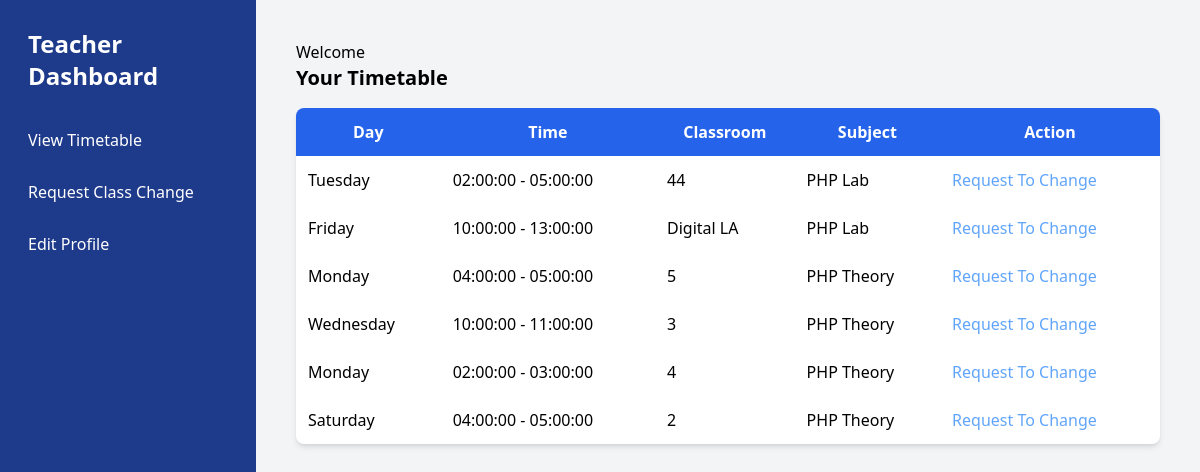
Page /src/views/teacher/dashboard.php (signed in) on the committed database.
### tables this page shows
CREATE TABLE `timetable` (
  `id` int(11) NOT NULL,
  `subject_id` int(11) NOT NULL,
  `teacher_id` int(11) NOT NULL,
  `classroom_id` int(11) NOT NULL,
  `day` enum('Monday','Tuesday','Wednesday','Thursday','Friday','Saturday') NOT NULL,
  `start_time` time NOT NULL,
  `end_time` time NOT NULL,
  `combination_id` int(11) NOT NULL
);

CREATE TABLE `classrooms` (
  `id` int(11) NOT NULL,
  `room_no` varchar(10) NOT NULL,
  `type` enum('theory','lab') NOT NULL
);

CREATE TABLE `subjects` (
  `id` int(11) NOT NULL,
  `name` varchar(100) NOT NULL,
  `min_classes_per_week` int(11) NOT NULL,
  `type` enum('theory','lab') NOT NULL,
  `combination_id` int(11) NOT NULL
);

### src/models/Timetable.php (called while the page is built, shortened)
<?php
class Timetable
{
    private $conn;
    public function __construct($db)
    {
        $this->conn = $db;
    }
    public function getTimetableByTeacherId_Data($teacher_id)
    {
        $query = "
    SELECT  tt.id AS entry_id, tt.day as day, tt.start_time AS start_time, tt.end_time AS end_time,
           s.name AS subject, c.name AS combination, c.semester AS semester, cr.room_no AS classroom
    FROM timetable tt
    JOIN subjects s ON tt.subject_id = s.id
    JOIN combinations c ON tt.combination_id = c.id
    JOIN classrooms cr ON tt.classroom_id = cr.id
    WHERE tt.teacher_id = :teacher_id
    ";
        $stmt = $this->conn->prepare($query);
        $stmt->bindParam(":teacher_id", $teacher_id);
        $stmt->execute();
        $timetable = $stmt->fetchAll(PDO::FETCH_ASSOC);
        return $timetable;
    }
}

### src/views/teacher/dashboard.php (the view, shortened to what this page needs)
<?php include "./header.php";
include_once "../../models/Timetable.php";
$database = new Database();
$db = $database->getConnection();
$timetable = new Timetable($db);
$timetable_data = $timetable->getTimetableByTeacherId_Data($_SESSION['teacher_id']);
?>
        <div class="flex-1 p-10">
            <h3>Welcome</h3>
            <section id="timetable" class="mb-10">
                <h2 class="text-xl font-semibold mb-4">Your Timetable</h2>
                <table class="w-full bg-white shadow-md rounded-lg overflow-hidden">
                    <thead class="bg-blue-600 text-white">
                        <tr class="align-centre">
                            <th class="p-3">Day</th>
                            <th class="p-3">Time</th>
                            <th class="p-3">Classroom</th>
                            <th class="p-3">Subject</th>
                            <th class="p-3">Action</th>
                        </tr>
                    </thead>
                    <tbody>
                    <?php foreach ($timetable_data as $row) : ?>
                            <tr>
                                <td class="p-3"><?= htmlspecialchars($row['day']); ?></td>
                                <td class="p-3"><?= htmlspecialchars($row['start_time']); ?> - <?= htmlspecialchars($row['end_time'])?></td>
                                <td class="p-3"><?= htmlspecialchars($row['classroom']); ?></td>
                                <td class="p-3"><?= htmlspecialchars($row['subject']); ?></td>
                                <td class="p-3 text-blue-400"><a href="sendRequest.php?id=<?= $row['entry_id'] ?>;day?<?= htmlspecialchars($row['day']); ?>st?<?= htmlspecialchars($row['start_time']); ?> et?<?= htmlspecialchars($row['end_time'])?>sub?<?= htmlspecialchars($row['subject']); ?> rn?<?= htmlspecialchars($row['classroom']); ?>">Request To Change</a></td>
                            </tr>
                        <?php endforeach; ?>
                    </tbody>
                </table>
            </section>
        </div>
    </div>
</body>
</html>

### rows in the picture
timetable: day "Tuesday", start_time "02:00:00", end_time "05:00:00", classroom.room_no "44", subject.name "PHP Lab"
timetable: day "Friday", start_time "10:00:00", end_time "13:00:00", classroom.room_no "Digital LA", subject.name "PHP Lab"
timetable: day "Monday", start_time "04:00:00", end_time "05:00:00", classroom.room_no "5", subject.name "PHP Theory"
timetable: day "Wednesday", start_time "10:00:00", end_time "11:00:00", classroom.room_no "3", subject.name "PHP Theory"
timetable: day "Monday", start_time "02:00:00", end_time "03:00:00", classroom.room_no "4", subject.name "PHP Theory"
timetable: day "Saturday", start_time "04:00:00", end_time "05:00:00", classroom.room_no "2", subject.name "PHP Theory"
